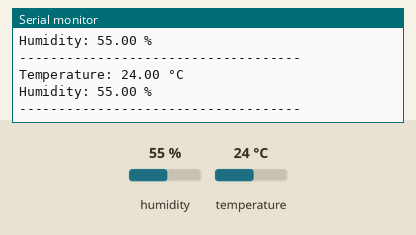
Bench run of a sketch on a simulated ESP32. Shown: the last lines printed to the serial monitor. The test bench sets the inputs (shaded band); at power-on: humidity 55 %, temperature 24 °C.

Above: at 2.8 s.
2.9 s: humidity set to 22 %
At 4.6 s:
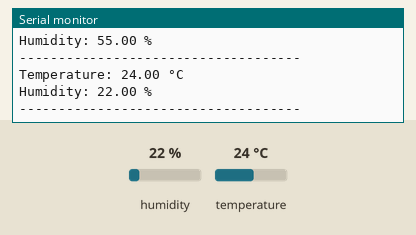
5.6 s: temperature set to 12 °C
At 6.4 s:
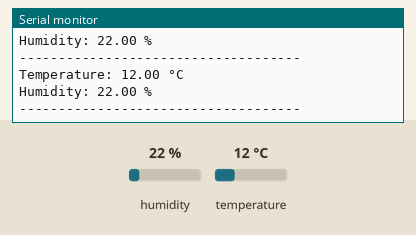
8.3 s: humidity set to 40 %
At 11.1 s:
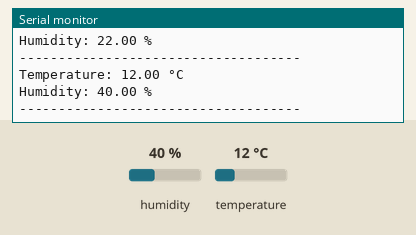
Timing chart, 0 to 12.6 s (numbered marks = the images above; inputs shaded):
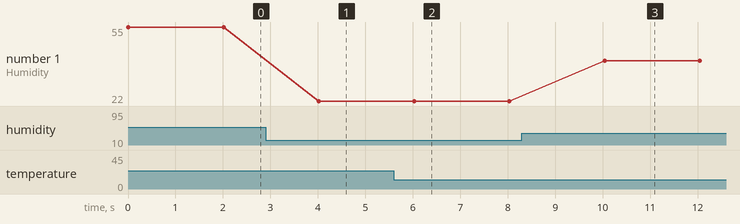

Measured:
- after the input at 2.9 s, the serial monitor: prints a new line after 1.1 s (image 1)
- after the input at 5.6 s, the serial monitor: prints a new line after 0.43 s (image 2)
- after the input at 8.3 s, the serial monitor: prints a new line after 1.7 s (image 3)
- plotted number 1: 55 → 22 after the input at 2.9 s, 22 → 40 after the input at 8.3 s

The sketch:

sketch.ino
```cpp
#include <DHT.h>

#define DHT_PIN 15
#define DHT_TYPE DHT22

DHT dht(DHT_PIN, DHT_TYPE);

void setup() {
  Serial.begin(115200);
  dht.begin();

  Serial.println("ESP32 Environmental Monitoring System");
  Serial.println("------------------------------------");
}

void loop() {
  float temperature = dht.readTemperature();
  float humidity = dht.readHumidity();

  if (isnan(temperature) || isnan(humidity)) {
    Serial.println("Failed to read from DHT22 sensor!");
    delay(2000);
    return;
  }

  Serial.print("Temperature: ");
  Serial.print(temperature);
  Serial.println(" °C");

  Serial.print("Humidity: ");
  Serial.print(humidity);
  Serial.println(" %");

  Serial.println("------------------------------------");

  delay(2000);
}
```
